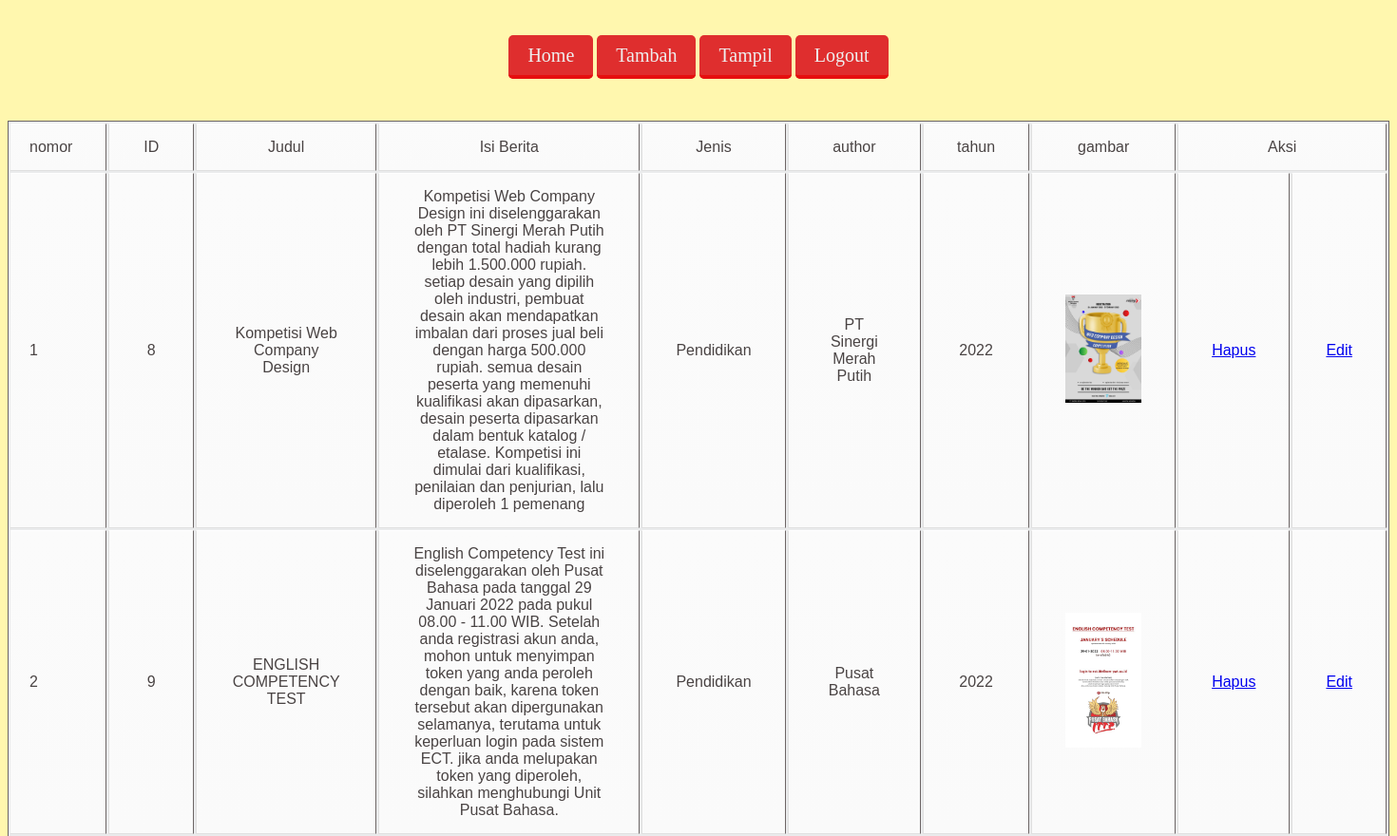
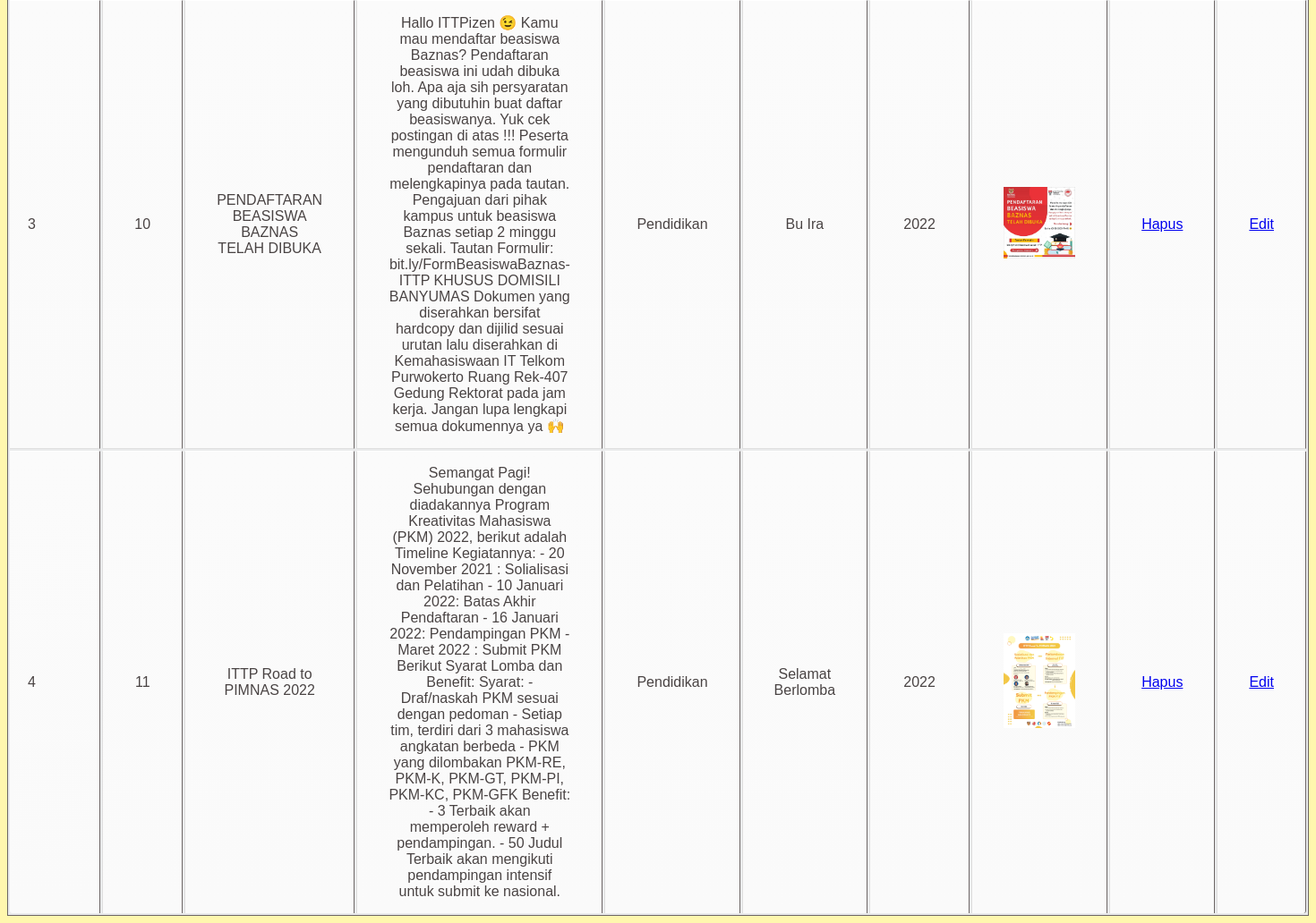
Page /tampil.php (signed in) on the committed database (2 pictures, top to bottom).
### tables this page shows
CREATE TABLE `tb_berita` (
  `id` int(11) NOT NULL,
  `judul` varchar(244) NOT NULL,
  `isi` text NOT NULL,
  `jenis` varchar(244) NOT NULL,
  `author` varchar(244) NOT NULL,
  `tahun` int(10) NOT NULL,
  `gambar` varchar(255) NOT NULL
);

### function.php (called while the page is built, shortened)
<?php
    $koneksi=mysqli_connect("localhost","root","","db_tubes");
    function query($query){
        global $koneksi;
        $ambil=mysqli_query($koneksi,$query);
        $rows=[];
        while ($row=mysqli_fetch_assoc($ambil)){
            $rows[]=$row;
        }
        return $rows;
    }
?>

### tampil.php (the view, shortened to what this page needs)
<?php
    include 'function.php';
    $ambil = query("SELECT * FROM tb_berita");
?>
<!DOCTYPE html>
<html lang="en">
<head>
    <link rel="stylesheet" href="asset/css/admin.css">
</head>
<body>
    <br><br>
    <div class="navbar">
        <nav>
            <table align="center">
                <tr>
                    <td>
                        <a href="index.php" style="text-decoration:none" class="tombol">Home</a>
                    </td>
                    <td>
                        <a href="tambah.php" style="text-decoration:none" class="tombol">Tambah</a>
                    </td>
                    <td>
                        <a href="tampil.php" style="text-decoration:none" class="tombol">Tampil</a>
                    </td>
                    <td>
                        <a href="logout.php" style="text-decoration:none" class="tombol">Logout</a>
                    </td>
                </tr>
            </table>
        </nav>
    </div>
    <br><br><br>
<div class="qwe">
    <table align="center" border="1">
        <tr>
            <td>nomor</td>
            <td>ID</td>
            <td>Judul</td>
            <td>Isi Berita</td>
            <td>Jenis</td>
            <td>author</td>
            <td>tahun</td>
            <td>gambar</td>
            <td colspan="2">Aksi</td>
        </tr>
        <?php $i = 1; ?>
        <?php foreach ($ambil as $row):?>
        <tr>
            <td><?php echo $i; ?></td>
            <td><?php echo $row ["id"];?></td>
            <td><?php echo $row ["judul"];?></td>
            <td><?php echo $row ["isi"];?></td>
            <td><?php echo $row ["jenis"];?></td>
            <td><?php echo $row ["author"];?></td>
            <td><?php echo $row ["tahun"];?></td>
            <td><?php echo "<img src='asset/img/$row[gambar]' width='80' />";?></td>
            <td>
            <a href="hapus.php ?id= <?php echo $row["id"] ?>"onclick="return confirm(Yakin ?);">Hapus</a>
            </td>
            <td>
            <a href="edit.php?id= <?php echo $row["id"] ?>">Edit</a>
            </td>
        </tr>
        <?php $i++; ?>
        <?php endforeach; ?>
    </table>
    </div>
</body>
</html>

### asset/css/admin.css (style rules this page uses)
body { background: #FFF7AE; font-family: popins; color: rgb(71, 66, 58); }
.tombol { background: #DF2E2E; border-top: none; border-right: none; border-left: none; border-radius: 5px; padding: 10px 20px; color: #eee; font-size: 15pt; border-bottom:4px solid #e60f0f; text-decoration: none; }
.qwe table { font-family: Arial, Helvetica, sans-serif; color: rgb(73, 67, 67); text-shadow: 1px 1px 0px #fff; background: #eaebec; border: rgb(109, 102, 102) 1px solid; }
.qwe table tr { text-align: center; padding-left: 20px; }
.qwe table td:first-child { text-align: left; padding-left: 20px; border-left: 0; }
.qwe table td { padding: 15px 35px; border-top: 1px solid #ffffff; border-bottom: 1px solid #e0e0e0; border-left: 1px solid #e0e0e0; background: #fafafa; background: -webkit-gradient(linear, left top, left bottom, from(#fbfbfb), to(#fafafa)); background: -moz-linear-gradient(top, #fbfbfb, #fafafa); }
.qwe table tr:last-child td { border-bottom: 0; }
.qwe table tr:last-child td:first-child { -moz-border-radius-bottomleft: 3px; -webkit-border-bottom-left-radius: 3px; border-bottom-left-radius: 3px; }
.qwe table tr:last-child td:last-child { -moz-border-radius-bottomright: 3px; -webkit-border-bottom-right-radius: 3px; border-bottom-right-radius: 3px; }

### rows in the picture
tb_berita: id "8", judul "Kompetisi Web Company Design", isi "Kompetisi Web Company Design ini diselenggarakan oleh PT Sinergi Merah Putih dengan total hadiah kurang lebih 1.500.000 rupiah. setiap desain yang dipilih oleh industri, pembuat desain akan mendapatkan imbalan dari proses jual beli dengan harga 500.000 rupiah. semua desain peserta yang memenuhi kualifikasi akan dipasarkan, desain peserta dipasarkan dalam bentuk katalog / etalase. Kompetisi ini dimulai dari kualifikasi, penilaian dan penjurian, lalu diperoleh 1 pemenang", jenis "Pendidikan", author "PT Sinergi Merah Putih", tahun "2022", gambar (picture)
tb_berita: id "9", judul "ENGLISH COMPETENCY TEST", isi "English Competency Test ini diselenggarakan oleh Pusat Bahasa pada tanggal 29 Januari 2022 pada pukul 08.00 - 11.00 WIB. Setelah anda registrasi akun anda, mohon untuk menyimpan token yang anda peroleh dengan baik, karena token tersebut akan dipergunakan selamanya, terutama untuk keperluan login pada sistem ECT. jika anda melupakan token yang diperoleh, silahkan menghubungi Unit Pusat Bahasa.", jenis "Pendidikan", author "Pusat Bahasa", tahun "2022", gambar (picture)
tb_berita: id "10", judul "PENDAFTARAN BEASISWA BAZNAS TELAH DIBUKA", isi "Hallo ITTPizen 😉 Kamu mau mendaftar beasiswa Baznas? Pendaftaran beasiswa ini udah dibuka loh. Apa aja sih persyaratan yang dibutuhin buat daftar beasiswanya. Yuk cek postingan di atas !!! Peserta mengunduh semua formulir pendaftaran dan melengkapinya pada tautan. Pengajuan dari pihak kampus untuk beasiswa Baznas setiap 2 minggu sekali. Tautan Formulir: bit.ly/FormBeasiswaBaznas-ITTP KHUSUS DOMISILI BANYUMAS Dokumen yang diserahkan bersifat hardcopy dan dijilid sesuai urutan lalu diserahkan di Kemahasiswaan IT Telkom Purwokerto Ruang Rek-407 Gedung Rektorat pada jam kerja. Jangan lupa lengkapi semua dokumennya ya 🙌", jenis "Pendidikan", author "Bu Ira", tahun "2022", gambar (picture)
tb_berita: id "11", judul "ITTP Road to PIMNAS 2022", isi "Semangat Pagi! Sehubungan dengan diadakannya Program Kreativitas Mahasiswa (PKM) 2022, berikut adalah Timeline Kegiatannya: - 20 November 2021 : Solialisasi dan Pelatihan - 10 Januari 2022: Batas Akhir Pendaftaran - 16 Januari 2022: Pendampingan PKM - Maret 2022 : Submit PKM Berikut Syarat Lomba dan Benefit: Syarat: - Draf/naskah PKM sesuai dengan pedoman - Setiap tim, terdiri dari 3 mahasiswa angkatan berbeda - PKM yang dilombakan PKM-RE, PKM-K, PKM-GT, PKM-PI, PKM-KC, PKM-GFK Benefit: - 3 Terbaik akan memperoleh reward + pendampingan. - 50 Judul Terbaik akan mengikuti pendampingan intensif untuk submit ke nasional.", jenis "Pendidikan", author "Selamat Berlomba", tahun "2022", gambar (picture)
